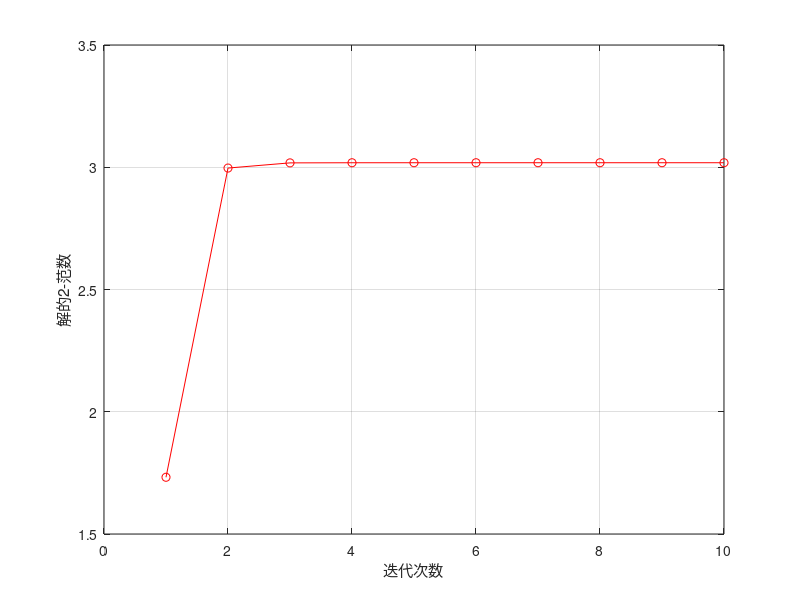

Source code (MATLAB):
function  Linear_Equations_Iteration_Test
clear;clc;
%单次测试方程组的迭代法求解（雅可比、高斯赛戴尔）
A = [ 5.0, 0.2, 2;    %样例线性方程组的系数矩阵
     -0.2,-1.0,-0.1;
      1,  -1,   2.0];
b = [3;-3;-1];
disp('**** 线性方程组迭代法测试，线性方程组为:'); disp([A,b]);
L = tril(A,-1); U = triu(A,1); D = A - L - U;   %DLU分解；
B1 = -D\(L+U);   B2 = -(L+D)\U;  %雅可比、高斯赛戴尔迭代法的B矩阵
p1 = Spectral_Radius(B1);   p2 = Spectral_Radius(B2);  %求谱半径，判断收敛性
fprintf('雅可比迭代矩阵B谱半径=%8.6f,高斯赛戴尔迭代矩阵B谱半径=%8.6f\n\n',p1,p2);
tic; x1 = Jacobi_Iteration1(A,b); t1 = toc;
disp('雅可比迭代法一的解为：'); disp(x1);
fprintf('耗费的时间为T1=%8.6f(s)\n\n',t1);

tic; x2 = Jacobi_Iteration2(A,b); t2 = toc;
disp('雅可比迭代法二的解为：'); disp(x2);
fprintf('耗费的时间为T2=%8.6f(s)\n\n',t2);

tic; x3 = Gauss_Seidel_Iteration1(A,b); t3 = toc;
disp('高斯赛代尔迭代法一的解为：'); disp(x3);
fprintf('耗费的时间为T3=%8.6f(s)\n\n',t3);

tic; x4 = Gauss_Seidel_Iteration2(A,b); t4 = toc;
disp('高斯赛代尔迭代法二的解为：'); disp(x4);
fprintf('耗费的时间为T4=%8.6f(s)\n\n',t4);

% 雅可比迭代过程解的2-范数曲线显示，揭示收敛性
% Jacobi_Show_Convergence(A,b);
Gauss_Seidel_Show_Convergence(A,b);

% 求矩阵的谱半径（特征值的绝对值的最大值）
function p = Spectral_Radius(A)
d = eig(A);  %求A的所有特征值
p = max(abs(d));

%雅可比迭代1：采用C语言思路
function x1 = Jacobi_Iteration1(A,b)
n = size(A,1);   %取未知数个数
x0 = zeros(n,1);  x1 = zeros(n,1); %初始化 x0、x1 数组
M = 10;     %最大迭代次数
for k=1:M
    for j=1:n
        x1(j) = 0;
        for s=1:n
            if(s~=j)
                x1(j) = x1(j) - A(j,s)*x0(s);
            end
        end
        x1(j) = (x1(j) + b(j)) / A(j,j);
    end
    for j=1:n
        x0(j) = x1(j);
    end
end


%雅可比迭代2：采用矩阵的迭代表达式
function x1 = Jacobi_Iteration2(A,b)
n = size(A,1);   %取未知数个数
L = tril(A,-1);  U = triu(A,1);   D = A - L - U;  %DLU分解
M = 10;         %最大迭代次数
x0 = ones(n,1);    %初始 x0，可以随机指定
for k=1:M
    x1 = D \ (-(L+U)*x0 + b);
    x0 = x1;
end

%高斯赛代尔迭代1：采用C语言思路
function x1 = Gauss_Seidel_Iteration1(A,b)
n = size(A,1);   %取未知数个数
x1 = zeros(n,1); %初始化 x 数组
M = 10;
for k=1:M
    for j=1:n
        x1(j) = 0;
        for s=1:n
            if (s~=j)
                x1(j) = x1(j) - A(j,s)*x1(s);
            end
        end
        x1(j) = (x1(j) + b(j))/A(j,j);
    end
end


%高斯赛代尔迭代2：采用矩阵的迭代表达式
function x1 = Gauss_Seidel_Iteration2(A,b)
n = size(A,1);   %取未知数个数
L = tril(A,-1);  U = triu(A,1);   D = A - L - U;  %DLU分解
M = 10;         %最大迭代次数
x0 = ones(n,1);    %初始 x0，可以随机指定
for k=1:M
    x1 = (D+L) \ (-U*x0 + b);
    x0 = x1;
end



%雅可比迭代过程解的2-范数曲线显示，揭示收敛性
function Jacobi_Show_Convergence(A,b)
n = size(A,1);   %取未知数个数
L = tril(A,-1);   U = triu(A,1);  D = A - L - U;   %DLU分解
M = 10;        %最大迭代次数
x0 = ones(n,1);      %初始 x0,可以随机指定
xx = zeros(1,M);     %存放每次迭代的解的2-范数
xx(1) = norm(x0);    %求x0的2-范数
figure(1024)
for k=2:M
    x1 = D \ (-(L+U)*x0 + b);
    xx(k) = norm(x1);
    x0 = x1;
    plot(1:k,xx(1:k),'o-r');
    grid on;
    drawnow;
end
xlabel('迭代次数');
ylabel('解的2-范数');

%高斯赛代尔迭代过程解的2-范数曲线显示，揭示收敛性
function Gauss_Seidel_Show_Convergence(A,b)
n = size(A,1);   %取未知数个数
L = tril(A,-1);   U = triu(A,1);  D = A - L - U;   %DLU分解
M = 10;        %最大迭代次数
x0 = ones(n,1);      %初始 x0,可以随机指定
xx = zeros(1,M);     %存放每次迭代的解的2-范数
xx(1) = norm(x0);    %求x0的2-范数
figure(1024)
for k=2:M
    x1 = (D+L) \ (-U*x0 + b);
    xx(k) = norm(x1);
    x0 = x1;
    plot(1:k,xx(1:k),'o-r');
    grid on;
    drawnow;
end
xlabel('迭代次数');
ylabel('解的2-范数');
